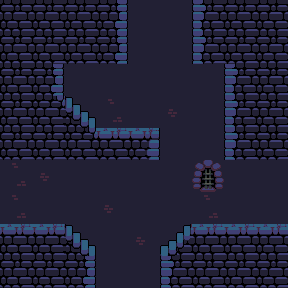

This game map was drawn from its Tiled (.tmx) file and the tilesets committed beside it. A one-line description and the trimmed map source follow:
An orthogonal 9x9 tile map with 32x32 px tiles, 4 tile layers (Background, Foreground, Sensor, Decoration), 2 tilesets.

<map version="1.0" orientation="orthogonal" renderorder="right-down" width="9" height="9" tilewidth="32" tileheight="32" nextobjectid="1">
 <tileset firstgid="1" name="oppcastle-mod-tiles" tilewidth="32" tileheight="32">
  <image source="oppcastle-mod-tiles.png" width="480" height="352" />
 </tileset>
 <tileset firstgid="166" name="oppcastle-tiles_0" tilewidth="32" tileheight="32">
  <image source="oppcastle-tiles_0.png" width="416" height="352" />
 </tileset>
 <layer name="Background" width="9" height="9">
  <data>[81 cells, 81 non-empty, 4 distinct tile ids]</data>
 </layer>
 <layer name="Foreground" width="9" height="9">
  <data>[81 cells, 44 non-empty, 8 distinct tile ids]</data>
 </layer>
 <layer name="Sensor" width="9" height="9">
  <data>[81 cells, 8 non-empty, 2 distinct tile ids]</data>
 </layer>
 <layer name="Decoration" width="9" height="9">
  <data>[81 cells, 0 non-empty, 0 distinct tile ids]</data>
 </layer>
</map>
